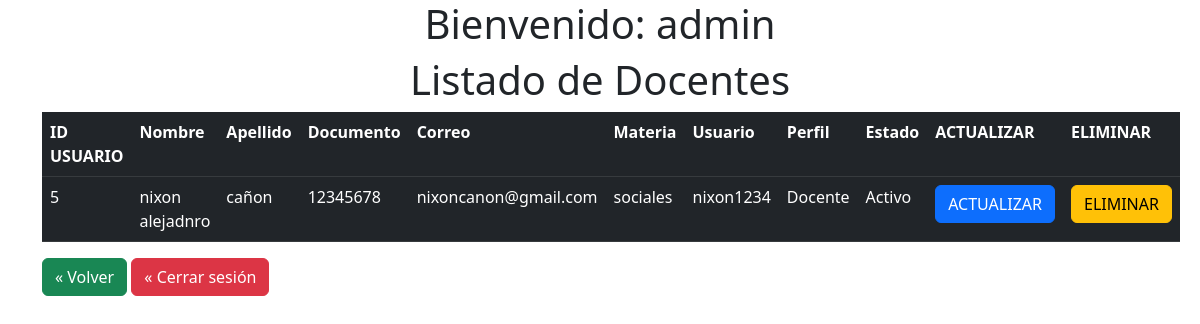
The app's page /Docentes/pages/index.php (signed in) with its own data.
### tables this page shows
CREATE TABLE `docente` (
  `id_docente` int(11) NOT NULL,
  `Nombredoc` varchar(60) NOT NULL,
  `Apellidodoc` varchar(60) NOT NULL,
  `Documentodoc` varchar(12) NOT NULL,
  `Correodoc` varchar(60) NOT NULL,
  `Materiadoc` varchar(40) NOT NULL,
  `Usuariodoc` varchar(60) NOT NULL,
  `Passworddoc` varchar(60) NOT NULL,
  `Perfil` varchar(30) NOT NULL,
  `Estadodoc` varchar(20) NOT NULL
);

### Conexion.php (called while the page is built, shortened)
<?php
class Conexion{
    private $drive = "mysql";
    private $host = "localhost";
    private $dbname = "notas2023";
    private $user = "root";
    private $password = "";
    public function __construct(){
        try{
            $db = new PDO("{$this->drive}:host={$this->host};dbname={$this->dbname}",$this->user, $this->password);
            $db->setAttribute(PDO::ATTR_ERRMODE,PDO::ERRMODE_EXCEPTION);
            return $db;
        }catch(PDOException $e){
            echo "Ha surgido algun error: Detalle: ".$e->getMessage();
        }
    }
}
?>

### Docentes/models/docentes.php (called while the page is built, shortened)
<?php
include_once('../../Conexion.php');
class Docentes extends Conexion{
    public function __construct(){
        $this->db = parent::__construct();
    }
    public function getdoc(){
        $row =null;
        $statement=$this->db->prepare("SELECT * FROM docente");
        $statement->execute();
        while($result=$statement->fetch()){
            $row[]=$result;
        }
        return $row;
    }
}
?>

### Docentes/pages/index.php (the view, shortened to what this page needs)
<!DOCTYPE html>
<html lang="es">
<head>
    <link href="https://cdn.jsdelivr.net/npm/bootstrap@5.3.0/dist/css/bootstrap.min.css" rel="stylesheet"
>
</head>
<body>
    <div class="container">
    <h1 class="text-center">Bienvenido: <?php echo $_SESSION["usuario"]; ?></h1>
        <h1 style="text-align: center;">Listado de Docentes </h1>
        <div col="col-auto-mt-5">
            <table class="table table-dark table-hover">
                <tr>
                    <th>ID USUARIO</th>
                    <th>Nombre </th>
                    <th>Apellido</th>
                    <th>Documento</th>
                    <th>Correo</th>
                    <th>Materia</th>
                    <th>Usuario</th>
                    <th>Perfil</th>
                    <th>Estado</th>
                    <th>ACTUALIZAR</th>
                    <th>ELIMINAR</th>
                </tr>
                <tbody>
                    <?php
                    require_once('../../Conexion.php');
                    require_once('../models/docentes.php');
                    $objeto = new Docentes();
                    $datos = $objeto->getdoc();
                    foreach ($datos as $datos) {
                        ?>
                        <tr>
                            <td>
                                <?php echo $datos['id_docente'] ?>
                            </td>
                            <td>
                                <?php echo $datos['Nombredoc'] ?>
                            </td>
                            <td>
                                <?php echo $datos['Apellidodoc'] ?>
                            </td>
                            <td>
                                <?php echo $datos['Documentodoc'] ?>
                            </td>
                            <td>
                                <?php echo $datos['Correodoc'] ?>
                            </td>
                            <td>
                                <?php echo $datos['Materiadoc'] ?>
                            </td>
                            <td>
                                <?php echo $datos['Usuariodoc'] ?>
                            </td>
                            <td>
                                <?php echo $datos['Perfil'] ?>
                            </td>
                            <td>
                                <?php echo $datos['Estadodoc'] ?>
                            </td>
                            <td><a href="editar.php?Id=<?php echo $datos['id_docente'] ?>"
                                    class="btn btn-primary">ACTUALIZAR</a></td>
                            <td><a href="../controller/eliminardocente.php?Id=<?php echo $datos['id_docente'] ?>"
                                    class="btn btn-warning">ELIMINAR</a></td>
                        </tr>
                    <?php } ?>
                </tbody>
            </table>
        </div>
        <a href="../../inicio.php" class="btn btn-success">« Volver</a>
        <a href="../../Usuarios/controller/salir.php" class="btn btn-danger">« Cerrar sesión</a>
    </div>
</body>
</html>

### records on screen
docente: id_docente "5", Nombredoc "nixon alejadnro", Apellidodoc "cañon", Documentodoc "12345678", Correodoc "nixoncanon@gmail.com", Materiadoc "sociales", Usuariodoc "nixon1234", Perfil "Docente", Estadodoc "Activo"
